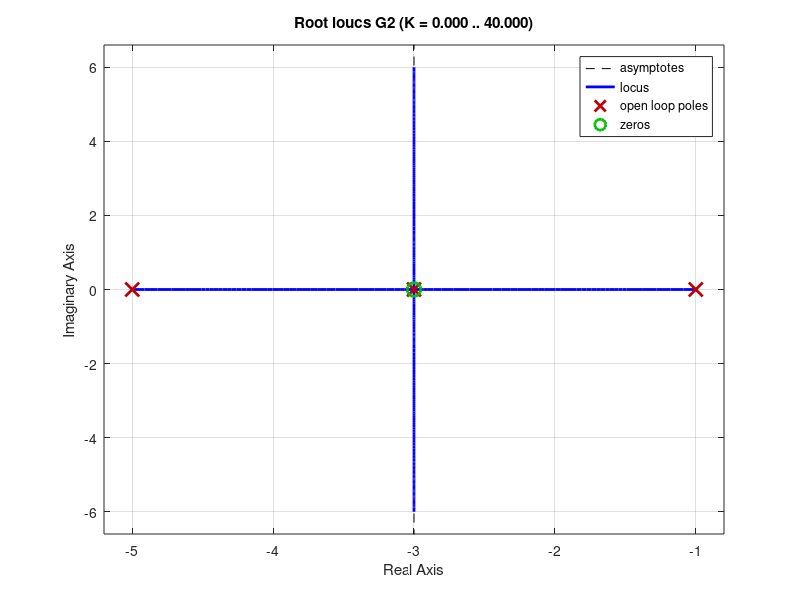

MATLAB code to generate this figure:
%RAICES I Polos
clc;
clear all;
roots([1 6 11 6])
roots([1 4])
G=roots([1 6 6])
Gs=rats(G)
NumG=[1 3];
DenG=poly([-1,-3,-5])
G2=tf(NumG,DenG)
rlocus(G2)
A=[1 3]
B=[1 1]
C=[1 5]
D=conv(A,B)
E=conv(D,C)